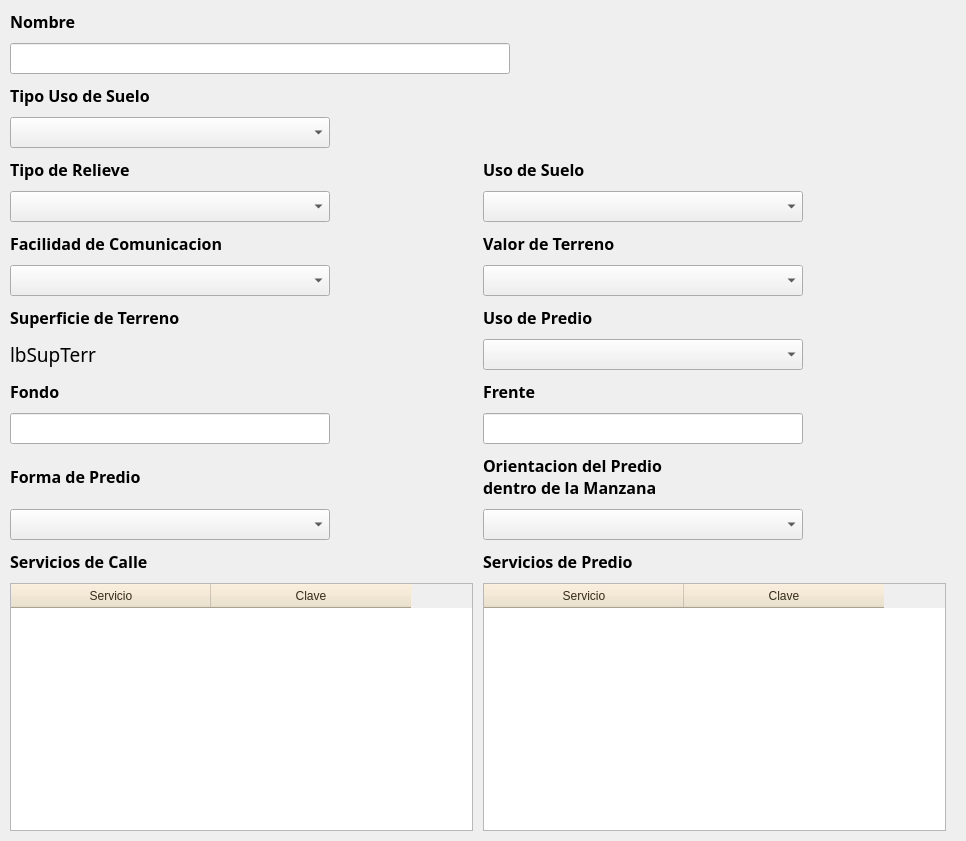
                <widget class="QWidget" name="scrollAreaWidgetContents_5">
                 <property name="geometry">
                  <rect>
                   <x>0</x>
                   <y>0</y>
                   <width>966</width>
                   <height>841</height>
                  </rect>
                 </property>
                 <layout class="QGridLayout" name="gridLayout_5">
                  <property name="leftMargin">
                   <number>10</number>
                  </property>
                  <property name="topMargin">
                   <number>10</number>
                  </property>
                  <property name="rightMargin">
                   <number>10</number>
                  </property>
                  <property name="bottomMargin">
                   <number>10</number>
                  </property>
                  <property name="spacing">
                   <number>10</number>
                  </property>
                  <item row="3" column="0">
                   <widget class="QComboBox" name="cmbTipoUsoSuelo">
                    <property name="maximumSize">
                     <size>
                      <width>320</width>
                      <height>16777215</height>
                     </size>
                    </property>
                    <property name="font">
                     <font>
                      <pointsize>14</pointsize>
                      <weight>75</weight>
                      <bold>true</bold>
                     </font>
                    </property>
                    <property name="styleSheet">
                     <string notr="true">QComboBox QAbstractItemView::item { min-height: 25;}
QListView{color: black ; font-size: 16px; outline:none; font-weight:bold}QListView::item:selected { color: red; background-color: lightgray;}</string>
                    </property>
                   </widget>
                  </item>
                  <item row="7" column="0">
                   <widget class="QComboBox" name="cmbTipoRelieve">
                    <property name="maximumSize">
                     <size>
                      <width>320</width>
                      <height>16777215</height>
                     </size>
                    </property>
                    <property name="font">
                     <font>
                      <pointsize>14</pointsize>
                      <weight>75</weight>
                      <bold>true</bold>
                     </font>
                    </property>
                    <property name="styleSheet">
                     <string notr="true">QComboBox QAbstractItemView::item { min-height: 25;}
QListView{color: black ; font-size: 16px; outline:none; font-weight:bold}QListView::item:selected { color: red; background-color: lightgray;}</string>
                    </property>
                   </widget>
                  </item>
                  <item row="7" column="1">
                   <widget class="QComboBox" name="cmbUsoSuelo">
                    <property name="maximumSize">
                     <size>
                      <width>320</width>
                      <height>16777215</height>
                     </size>
                    </property>
                    <property name="font">
                     <font>
                      <pointsize>14</pointsize>
                      <weight>75</weight>
                      <bold>true</bold>
                     </font>
                    </property>
                    <property name="styleSheet">
                     <string notr="true">QComboBox QAbstractItemView::item { min-height: 25;}
QListView{color: black ; font-size: 16px; outline:none; font-weight:bold}QListView::item:selected { color: red; background-color: lightgray;}</string>
                    </property>
                   </widget>
                  </item>
                  <item row="0" column="0">
                   <widget class="QLabel" name="label_103">
                    <property name="font">
                     <font>
                      <family>Century Gothic</family>
                      <pointsize>12</pointsize>
                      <weight>75</weight>
                      <bold>true</bold>
                     </font>
                    </property>
                    <property name="text">
                     <string>Nombre</string>
                    </property>
                   </widget>
                  </item>
                  <item row="1" column="0" colspan="3">
                   <widget class="QLineEdit" name="leNombre">
                    <property name="maximumSize">
                     <size>
                      <width>500</width>
                      <height>16777215</height>
                     </size>
                    </property>
                    <property name="font">
                     <font>
                      <family>Century Gothic</family>
                      <pointsize>12</pointsize>
                      <weight>50</weight>
                      <bold>false</bold>
                     </font>
                    </property>
                    <property name="maxLength">
                     <number>250</number>
                    </property>
                   </widget>
                  </item>
                  <item row="2" column="0">
                   <widget class="QLabel" name="label_19">
                    <property name="font">
                     <font>
                      <family>Century Gothic</family>
                      <pointsize>12</pointsize>
                      <weight>75</weight>
                      <bold>true</bold>
                     </font>
                    </property>
                    <property name="text">
                     <string>Tipo Uso de Suelo</string>
                    </property>
                   </widget>
                  </item>
                  <item row="24" column="0">
                   <widget class="QLabel" name="lbSupTerr">
                    <property name="font">
                     <font>
                      <family>Century Gothic</family>
                      <pointsize>14</pointsize>
                      <weight>50</weight>
                      <bold>false</bold>
                     </font>
                    </property>
                    <property name="text">
                     <string>lbSupTerr</string>
                    </property>
                   </widget>
                  </item>
                  <item row="26" column="0">
                   <widget class="QLineEdit" name="leFondo">
                    <property name="maximumSize">
                     <size>
                      <width>320</width>
                      <height>16777215</height>
                     </size>
                    </property>
                    <property name="font">
                     <font>
                      <family>Century Gothic</family>
                      <pointsize>12</pointsize>
                      <weight>50</weight>
                      <bold>false</bold>
                     </font>
                    </property>
                    <property name="maxLength">
                     <number>10</number>
                    </property>
                   </widget>
                  </item>
                  <item row="32" column="1">
                   <widget class="QTableWidget" name="twServiciosPredio">
                    <property name="minimumSize">
                     <size>
                      <width>0</width>
                      <height>220</height>
                     </size>
                    </property>
                    <property name="maximumSize">
                     <size>
                      <width>16777215</width>
                      <height>16777215</height>
                     </size>
                    </property>
                    <property name="styleSheet">
                     <string notr="true">QHeaderView::section
{
background-color: rgb(238,225,200);
color : rgb(52, 42, 24 );
text-align: right;
font-size:12px;
height:24px
}</string>
                    </property>
                    <attribute name="horizontalHeaderMinimumSectionSize">
                     <number>200</number>
                    </attribute>
                    <column>
                     <property name="text">
                      <string>Servicio</string>
                     </property>
                    </column>
                    <column>
                     <property name="text">
                      <string>Clave</string>
                     </property>
                    </column>
                   </widget>
                  </item>
                  <item row="28" column="1">
                   <widget class="QComboBox" name="cmbOrientPredMza">
                    <property name="maximumSize">
                     <size>
                      <width>320</width>
                      <height>16777215</height>
                     </size>
                    </property>
                    <property name="font">
                     <font>
                      <pointsize>14</pointsize>
                      <weight>75</weight>
                      <bold>true</bold>
                     </font>
                    </property>
                    <property name="styleSheet">
                     <string notr="true">QComboBox QAbstractItemView::item { min-height: 25;}
QListView{color: black ; font-size: 16px; outline:none; font-weight:bold}QListView::item:selected { color: red; background-color: lightgray;}</string>
                    </property>
                   </widget>
                  </item>
                  <item row="22" column="1">
                   <widget class="QComboBox" name="cmbValorTerr">
                    <property name="maximumSize">
                     <size>
                      <width>320</width>
                      <height>16777215</height>
                     </size>
                    </property>
                    <property name="font">
                     <font>
                      <pointsize>14</pointsize>
                      <weight>75</weight>
                      <bold>true</bold>
                     </font>
                    </property>
                    <property name="styleSheet">
                     <string notr="true">QComboBox QAbstractItemView::item { min-height: 25;}
QListView{color: black ; font-size: 16px; outline:none; font-weight:bold}QListView::item:selected { color: red; background-color: lightgray;}</string>
                    </property>
                   </widget>
                  </item>
                  <item row="24" column="1">
                   <widget class="QComboBox" name="cmbUsoPredio">
                    <property name="maximumSize">
                     <size>
                      <width>320</width>
                      <height>16777215</height>
                     </size>
                    </property>
                    <property name="font">
                     <font>
                      <pointsize>14</pointsize>
                      <weight>75</weight>
                      <bold>true</bold>
                     </font>
                    </property>
                    <property name="styleSheet">
                     <string notr="true">QComboBox QAbstractItemView::item { min-height: 25;}
QListView{color: black ; font-size: 16px; outline:none; font-weight:bold}QListView::item:selected { color: red; background-color: lightgray;}</string>
                    </property>
                   </widget>
                  </item>
                  <item row="27" column="0">
                   <widget class="QLabel" name="label_28">
                    <property name="font">
                     <font>
                      <family>Century Gothic</family>
                      <pointsize>12</pointsize>
                      <weight>75</weight>
                      <bold>true</bold>
                     </font>
                    </property>
                    <property name="text">
                     <string>Forma de Predio</string>
                    </property>
                   </widget>
                  </item>
                  <item row="28" column="0">
                   <widget class="QComboBox" name="cmbFormaPredio">
                    <property name="maximumSize">
                     <size>
                      <width>320</width>
                      <height>16777215</height>
                     </size>
                    </property>
                    <property name="font">
                     <font>
                      <pointsize>14</pointsize>
                      <weight>75</weight>
                      <bold>true</bold>
                     </font>
                    </property>
                    <property name="styleSheet">
                     <string notr="true">QComboBox QAbstractItemView::item { min-height: 25; font-family: &quot;Century Gothic&quot;;}
QListView{color: black ; font-size: 16px; outline:none; font-weight:bold, font-family: &quot;Century Gothic&quot;;}
QListView::item:selected { color: red; background-color: lightgray;font-family: &quot;Century Gothic&quot;;}</string>
                    </property>
                   </widget>
                  </item>
                  <item row="23" column="0">
                   <widget class="QLabel" name="label_26">
                    <property name="font">
                     <font>
                      <family>Century Gothic</family>
                      <pointsize>12</pointsize>
                      <weight>75</weight>
                      <bold>true</bold>
                     </font>
                    </property>
                    <property name="text">
                     <string>Superficie de Terreno</string>
                    </property>
                   </widget>
                  </item>
                  <item row="22" column="0">
                   <widget class="QComboBox" name="cmbFacilComun">
                    <property name="maximumSize">
                     <size>
                      <width>320</width>
                      <height>16777215</height>
                     </size>
                    </property>
                    <property name="font">
                     <font>
                      <pointsize>14</pointsize>
                      <weight>75</weight>
                      <bold>true</bold>
                     </font>
                    </property>
                    <property name="styleSheet">
                     <string notr="true">QComboBox QAbstractItemView::item { min-height: 25;}
QListView{color: black ; font-size: 16px; outline:none; font-weight:bold}QListView::item:selected { color: red; background-color: lightgray;}</string>
                    </property>
                   </widget>
                  </item>
                  <item row="32" column="0">
                   <widget class="QTableWidget" name="twServiciosCalle">
                    <property name="styleSheet">
                     <string notr="true">QHeaderView::section
{
background-color: rgb(238,225,200);
color : rgb(52, 42, 24 );
text-align: right;
font-size:12px;
height:24px
}</string>
                    </property>
                    <attribute name="horizontalHeaderMinimumSectionSize">
                     <number>200</number>
                    </attribute>
                    <column>
                     <property name="text">
                      <string>Servicio</string>
                     </property>
                    </column>
                    <column>
                     <property name="text">
                      <string>Clave</string>
                     </property>
                    </column>
                   </widget>
                  </item>
                  <item row="21" column="1">
                   <widget class="QLabel" name="label_38">
                    <property name="font">
                     <font>
                      <family>Century Gothic</family>
                      <pointsize>12</pointsize>
                      <weight>75</weight>
                      <bold>true</bold>
                     </font>
                    </property>
                    <property name="text">
                     <string>Valor de Terreno</string>
                    </property>
                   </widget>
                  </item>
                  <item row="25" column="1">
                   <widget class="QLabel" name="label_25">
                    <property name="font">
                     <font>
                      <family>Century Gothic</family>
                      <pointsize>12</pointsize>
                      <weight>75</weight>
                      <bold>true</bold>
                     </font>
                    </property>
                    <property name="text">
                     <string>Frente</string>
                    </property>
                   </widget>
                  </item>
                  <item row="31" column="0">
                   <widget class="QLabel" name="label_21">
                    <property name="font">
                     <font>
                      <family>Century Gothic</family>
                      <pointsize>12</pointsize>
                      <weight>75</weight>
                      <bold>true</bold>
                     </font>
                    </property>
                    <property name="text">
                     <string>Servicios de Calle</string>
                    </property>
                   </widget>
                  </item>
                  <item row="31" column="1">
                   <widget class="QLabel" name="label_22">
                    <property name="font">
                     <font>
                      <family>Century Gothic</family>
                      <pointsize>12</pointsize>
                      <weight>75</weight>
                      <bold>true</bold>
                     </font>
                    </property>
                    <property name="text">
                     <string>Servicios de Predio</string>
                    </property>
                   </widget>
                  </item>
                  <item row="27" column="1">
                   <widget class="QLabel" name="label_29">
                    <property name="font">
                     <font>
                      <family>Century Gothic</family>
                      <pointsize>12</pointsize>
                      <weight>75</weight>
                      <bold>true</bold>
                     </font>
                    </property>
                    <property name="text">
                     <string>Orientacion del Predio 
dentro de la Manzana</string>
                    </property>
                   </widget>
                  </item>
                  <item row="25" column="0">
                   <widget class="QLabel" name="label_24">
                    <property name="font">
                     <font>
                      <family>Century Gothic</family>
                      <pointsize>12</pointsize>
                      <weight>75</weight>
                      <bold>true</bold>
                     </font>
                    </property>
                    <property name="text">
                     <string>Fondo</string>
                    </property>
                   </widget>
                  </item>
                  <item row="26" column="1">
                   <widget class="QLineEdit" name="leFrente">
                    <property name="maximumSize">
                     <size>
                      <width>320</width>
                      <height>16777215</height>
                     </size>
                    </property>
                    <property name="font">
                     <font>
                      <family>Century Gothic</family>
                      <pointsize>12</pointsize>
                      <weight>50</weight>
                      <bold>false</bold>
                     </font>
                    </property>
                    <property name="maxLength">
                     <number>10</number>
                    </property>
                   </widget>
                  </item>
                  <item row="23" column="1">
                   <widget class="QLabel" name="lbUsoPredioEtiqueta">
                    <property name="font">
                     <font>
                      <family>Century Gothic</family>
                      <pointsize>12</pointsize>
                      <weight>75</weight>
                      <bold>true</bold>
                     </font>
                    </property>
                    <property name="text">
                     <string>Uso de Predio</string>
                    </property>
                   </widget>
                  </item>
                  <item row="6" column="0">
                   <widget class="QLabel" name="label_23">
                    <property name="font">
                     <font>
                      <family>Century Gothic</family>
                      <pointsize>12</pointsize>
                      <weight>75</weight>
                      <bold>true</bold>
                     </font>
                    </property>
                    <property name="text">
                     <string>Tipo de Relieve</string>
                    </property>
                   </widget>
                  </item>
                  <item row="6" column="1">
                   <widget class="QLabel" name="label_18">
                    <property name="font">
                     <font>
                      <family>Century Gothic</family>
                      <pointsize>12</pointsize>
                      <weight>75</weight>
                      <bold>true</bold>
                     </font>
                    </property>
                    <property name="text">
                     <string>Uso de Suelo</string>
                    </property>
                   </widget>
                  </item>
                  <item row="21" column="0">
                   <widget class="QLabel" name="label_27">
                    <property name="maximumSize">
                     <size>
                      <width>320</width>
                      <height>16777215</height>
                     </size>
                    </property>
                    <property name="font">
                     <font>
                      <family>Century Gothic</family>
                      <pointsize>12</pointsize>
                      <weight>75</weight>
                      <bold>true</bold>
                     </font>
                    </property>
                    <property name="text">
                     <string>Facilidad de Comunicacion</string>
                    </property>
                   </widget>
                  </item>
                 </layout>
                </widget>
